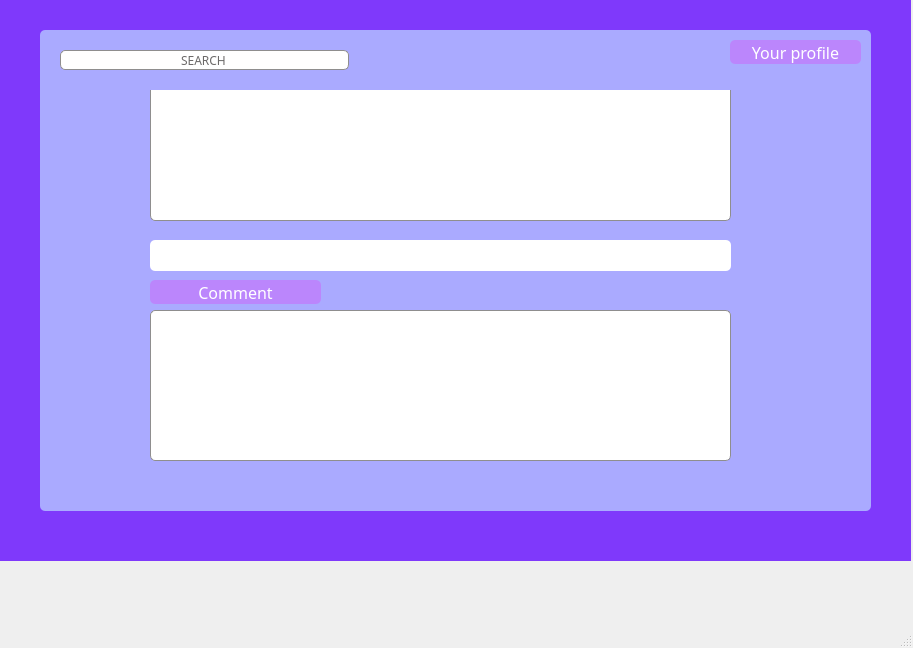
<?xml version="1.0" encoding="UTF-8"?>
<ui version="4.0">
 <class>MainWindow</class>
 <widget class="QMainWindow" name="MainWindow">
  <property name="geometry">
   <rect>
    <x>0</x>
    <y>0</y>
    <width>913</width>
    <height>648</height>
   </rect>
  </property>
  <property name="windowTitle">
   <string>MainWindow</string>
  </property>
  <widget class="QWidget" name="centralwidget">
   <widget class="QWidget" name="widget" native="true">
    <property name="geometry">
     <rect>
      <x>0</x>
      <y>0</y>
      <width>911</width>
      <height>561</height>
     </rect>
    </property>
    <property name="styleSheet">
     <string notr="true">background-color: rgb(127, 57, 251);</string>
    </property>
    <widget class="QFrame" name="frame">
     <property name="geometry">
      <rect>
       <x>40</x>
       <y>30</y>
       <width>831</width>
       <height>481</height>
      </rect>
     </property>
     <property name="styleSheet">
      <string notr="true">background-color: rgb(170, 170, 255);
border-radius: 5px;
</string>
     </property>
     <property name="frameShape">
      <enum>QFrame::StyledPanel</enum>
     </property>
     <property name="frameShadow">
      <enum>QFrame::Raised</enum>
     </property>
     <widget class="QLineEdit" name="Buscar">
      <property name="geometry">
       <rect>
        <x>20</x>
        <y>20</y>
        <width>289</width>
        <height>20</height>
       </rect>
      </property>
      <property name="font">
       <font>
        <family>Bahnschrift Light SemiCondensed</family>
       </font>
      </property>
      <property name="styleSheet">
       <string notr="true">background-color: rgb(255, 255, 255);
border-radius: 5px;
border: 1px solid  rgb(143, 142, 142);
color: rgb(107, 105, 105);</string>
      </property>
      <property name="text">
       <string>SEARCH</string>
      </property>
      <property name="alignment">
       <set>Qt::AlignCenter</set>
      </property>
     </widget>
     <widget class="QFrame" name="frame_2">
      <property name="geometry">
       <rect>
        <x>50</x>
        <y>60</y>
        <width>741</width>
        <height>421</height>
       </rect>
      </property>
      <property name="frameShape">
       <enum>QFrame::StyledPanel</enum>
      </property>
      <property name="frameShadow">
       <enum>QFrame::Raised</enum>
      </property>
      <widget class="QPushButton" name="comentar">
       <property name="geometry">
        <rect>
         <x>60</x>
         <y>190</y>
         <width>171</width>
         <height>24</height>
        </rect>
       </property>
       <property name="font">
        <font>
         <family>Bahnschrift SemiLight</family>
         <pointsize>12</pointsize>
         <weight>50</weight>
         <italic>false</italic>
         <bold>false</bold>
        </font>
       </property>
       <property name="styleSheet">
        <string notr="true">font: 63 16pt &quot;Bahnschrift SemiBold SemiConden&quot;;
font: 16pt &quot;Bahnschrift SemiLight Condensed&quot;;
font: 25 16pt &quot;Bahnschrift Light SemiCondensed&quot;;
font: 25 16pt &quot;Bahnschrift Light SemiCondensed&quot;;
font: 12pt &quot;Bahnschrift SemiLight&quot;;
color: white;
border-radius: 5px;
background-color: rgb(187, 134, 252);</string>
       </property>
       <property name="text">
        <string>Comment</string>
       </property>
      </widget>
      <widget class="QLineEdit" name="coment0">
       <property name="geometry">
        <rect>
         <x>60</x>
         <y>-20</y>
         <width>581</width>
         <height>151</height>
        </rect>
       </property>
       <property name="font">
        <font>
         <family>Bahnschrift Light SemiCondensed</family>
        </font>
       </property>
       <property name="styleSheet">
        <string notr="true">background-color: rgb(255, 255, 255);
border-radius: 5px;
border: 1px solid  rgb(143, 142, 142);
color: rgb(107, 105, 105);</string>
       </property>
       <property name="text">
        <string/>
       </property>
       <property name="alignment">
        <set>Qt::AlignCenter</set>
       </property>
      </widget>
      <widget class="QLineEdit" name="coment">
       <property name="geometry">
        <rect>
         <x>60</x>
         <y>220</y>
         <width>581</width>
         <height>151</height>
        </rect>
       </property>
       <property name="font">
        <font>
         <family>Bahnschrift Light SemiCondensed</family>
        </font>
       </property>
       <property name="styleSheet">
        <string notr="true">background-color: rgb(255, 255, 255);
border-radius: 5px;
border: 1px solid  rgb(143, 142, 142);
color: rgb(107, 105, 105);</string>
       </property>
       <property name="text">
        <string/>
       </property>
       <property name="alignment">
        <set>Qt::AlignCenter</set>
       </property>
      </widget>
      <widget class="QTextBrowser" name="comentario">
       <property name="geometry">
        <rect>
         <x>60</x>
         <y>150</y>
         <width>581</width>
         <height>31</height>
        </rect>
       </property>
       <property name="styleSheet">
        <string notr="true">background-color: rgb(255, 255, 255);</string>
       </property>
      </widget>
     </widget>
     <widget class="QPushButton" name="perfil">
      <property name="geometry">
       <rect>
        <x>690</x>
        <y>10</y>
        <width>131</width>
        <height>24</height>
       </rect>
      </property>
      <property name="font">
       <font>
        <family>Bahnschrift SemiLight</family>
        <pointsize>12</pointsize>
        <weight>50</weight>
        <italic>false</italic>
        <bold>false</bold>
       </font>
      </property>
      <property name="styleSheet">
       <string notr="true">font: 63 16pt &quot;Bahnschrift SemiBold SemiConden&quot;;
font: 16pt &quot;Bahnschrift SemiLight Condensed&quot;;
font: 25 16pt &quot;Bahnschrift Light SemiCondensed&quot;;
font: 25 16pt &quot;Bahnschrift Light SemiCondensed&quot;;
font: 12pt &quot;Bahnschrift SemiLight&quot;;
color: white;
border-radius: 5px;
background-color: rgb(187, 134, 252);</string>
      </property>
      <property name="text">
       <string>Your profile</string>
      </property>
     </widget>
    </widget>
   </widget>
  </widget>
  <widget class="QMenuBar" name="menubar">
   <property name="geometry">
    <rect>
     <x>0</x>
     <y>0</y>
     <width>913</width>
     <height>26</height>
    </rect>
   </property>
  </widget>
  <widget class="QStatusBar" name="statusbar"/>
 </widget>
 <resources/>
 <connections/>
</ui>
